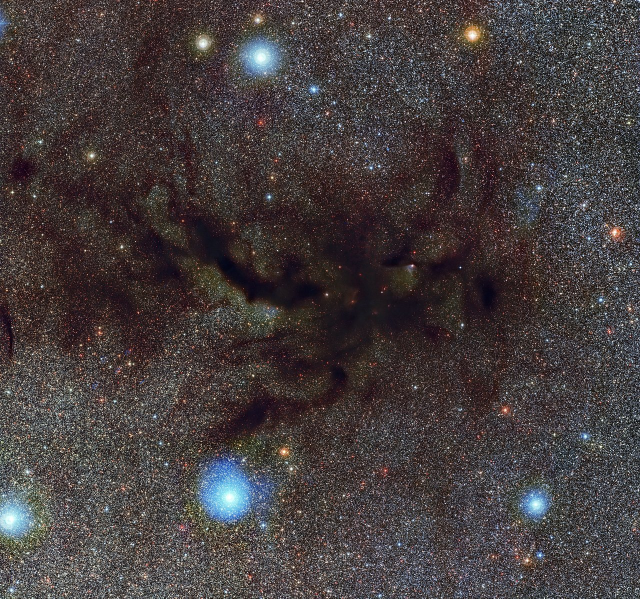
#> input picture cosmos-do-zero/assets/source/formation/eso1233a.jpg, 1280 x 1197 px (shown at 1/2 size)
$ python prepare_textures.py
#> lines starting #> are read from the running program, lines starting #| are printed output that depends on the picture
"""Prepare two parallax layers and face-on dust textures for the educational renderer.
Install NumPy, SciPy and Pillow. Source JPEGs are retained alongside this script.
"""
from pathlib import Path
import hashlib, json, math
import numpy as np
from scipy.ndimage import map_coordinates
from PIL import Image, ImageFilter

here = Path(__file__).resolve().parent
out = here.parents[2]/'public/renders/formation'
out.mkdir(exist_ok=True, parents=True)

def save(name, rgb, alpha=None):
    image = Image.fromarray(np.uint8(np.clip(rgb, 0, 255)))
    if alpha is not None:
        image.putalpha(Image.fromarray(np.uint8(255*np.clip(alpha,0,1))))
    image.save(out/(name+'.webp'),quality=88,method=6)

cloud=Image.open(here/'eso1233a.jpg').convert('RGB')
#> cloud is the input picture: PIL image 1280x1197 RGB; mean R, G, B 68.8, 61.1, 61.7
cloud=cloud.crop((0,236,1280,956)).resize((1152,648),Image.Resampling.LANCZOS)
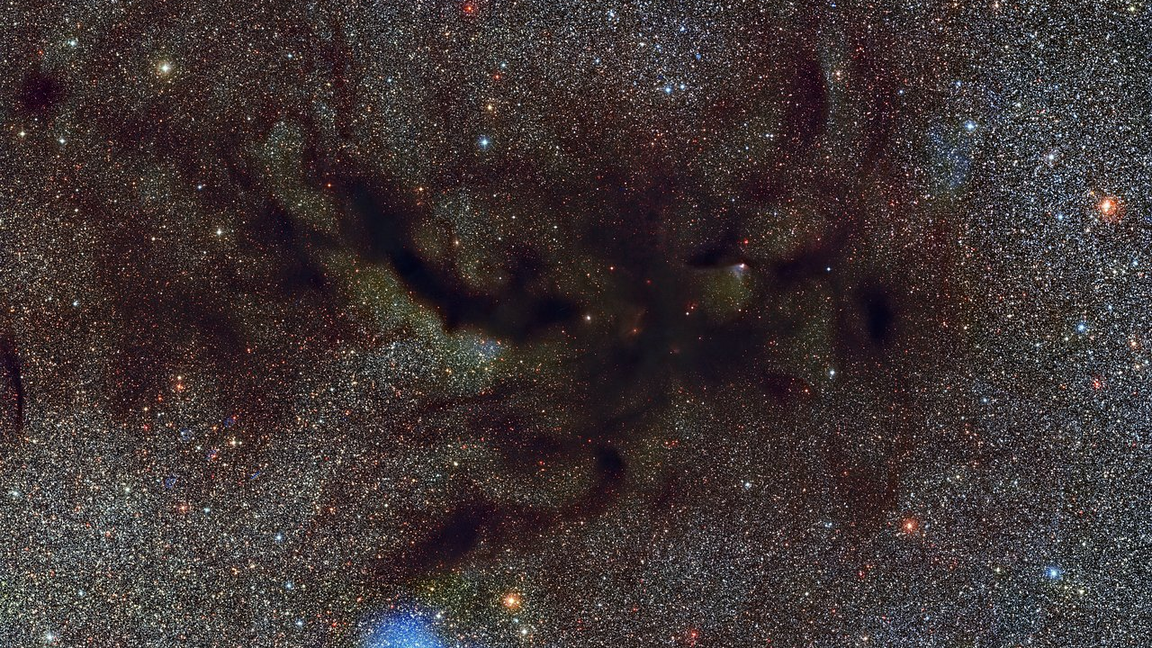
#> cloud: PIL image 1152x648 RGB; mean R, G, B 61.9, 52.1, 52.1
original=np.asarray(cloud).astype(np.float32)
diffuse=np.asarray(cloud.filter(ImageFilter.MedianFilter(5)).filter(ImageFilter.GaussianBlur(.65))).astype(np.float32)
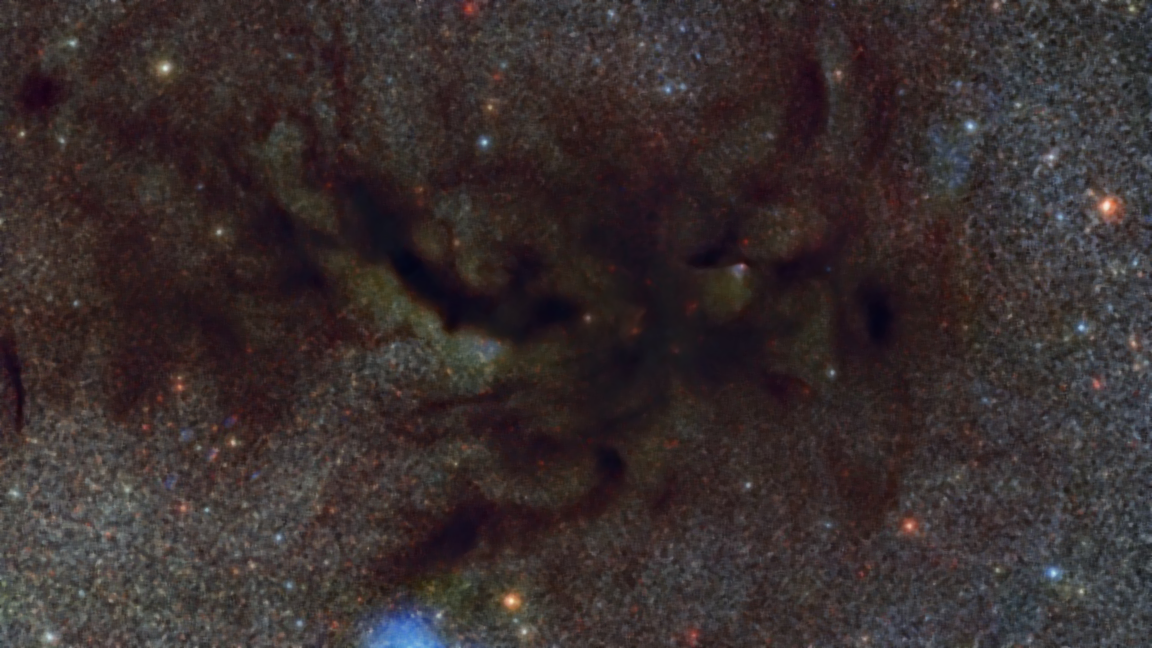
#> diffuse: shape (648, 1152, 3) float32; mean R, G, B 55.9, 46.1, 46.1
save('cloud',diffuse)
save('cloud-stars',np.maximum(original-diffuse,0))
#> call 2 of save, with name = 'cloud-stars'
#> in save (call 2), `image = Image.fromarray(np.uint8(np.clip(rgb, 0, 255)))`:
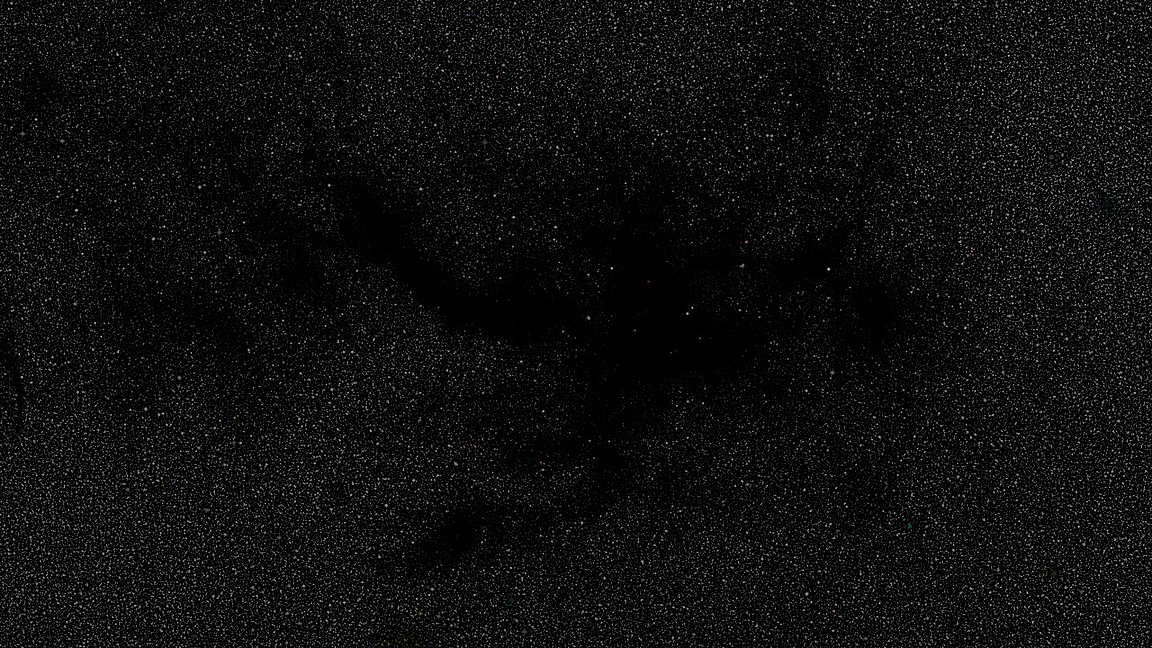
#> image: PIL image 1152x648 RGB; mean R, G, B 14.2, 14.2, 14.1

def unpack(name, center, radius, tilt, ratio, size):
#> (the run stopped early here; a loop or call above may not have finished)
